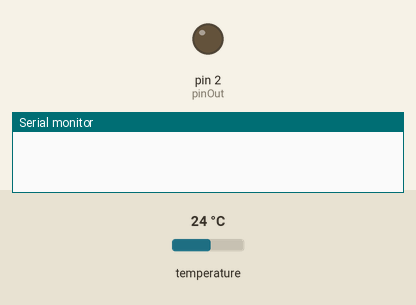
This sketch was run on a simulated Arduino Uno, built with avr-gcc and run on an emulated ATmega328P. Shown: output pins drawn as LEDs (lit = HIGH), the last lines printed to the serial monitor. The inputs (shaded band) are chosen by the test bench; at power-on: temperature 24 °C.

Above: at 0.1 s.
At 1.1 s:
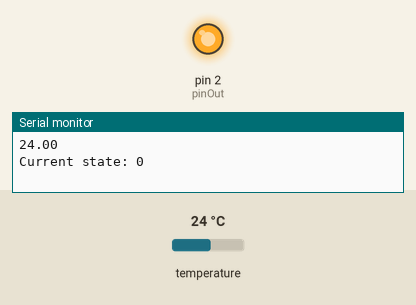
Timing chart, 0 to 2.6 s (numbered marks = the images above):
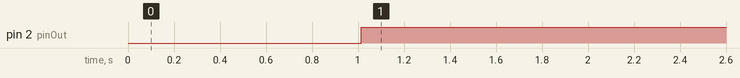

Measured:
- by itself, pin 2 (pinOut): LOW → HIGH at 1.0 s

The sketch:

arduinoHolod.ino
```cpp
#include <microDS18B20.h> //Подключаем библиотеку microDS18B20

MicroDS18B20 <A0> ds; //Датчик на порте A0
const int pinOut = 2; //Порт D2 - выходит на затвор транзистора
float tempIn = 0; //Считанная температура
bool stateOpen = false; //Состояние транзистора: false - закрыт, true - открыт

////////////////////////// КОНСТАНТЫ КОТОРЫЕ МОЖНО ПО ЖЕЛАНИЮ ИЗМЕНИТЬ НА ДРУГИЕ
const float TEMP_CLOSE = 3.2; //Температура закрытия транзистора
const float TEMP_OPEN = 5.8; //Температура открытия транзистора
const int TIME = 1000;  //Время в миллисекундах между считыванием температуры на датчике
//////////////////////////

void setup() {
  Serial.begin(9600);
  pinMode(pinOut, OUTPUT);  //Определяем что pinOut (порт D2) является выходом
}

void loop() {
  static uint32_t timer = millis(); //Инициализируем таймер
  if (millis() - timer >= TIME) { //Если прошло больше 1 секунды
    timer = millis(); //Обновляем таймер
    if (ds.readTemp()) {  //И если успешно была считана температура
      tempIn = ds.getTemp();  //То запоминаем её
      Serial.println(tempIn);  //И выводим её значение в консоль
      Serial.print("Current state: ");  //Параллельно выводим в консоль состояние транзистора (0 - закрыт, 1 - открыт)
      Serial.println(stateOpen);
    }
    ds.requestTemp(); //Считываем температуру
  }
  if (tempIn > TEMP_OPEN) stateOpen = true; //Обновляем состояние транзистора
  if (tempIn < TEMP_CLOSE) stateOpen = false;
  if (stateOpen) digitalWrite(pinOut, HIGH);  //Если stateOpen == true, открываем транзистор - посылаем высокий сигнал
  else digitalWrite(pinOut, LOW);
}
```
